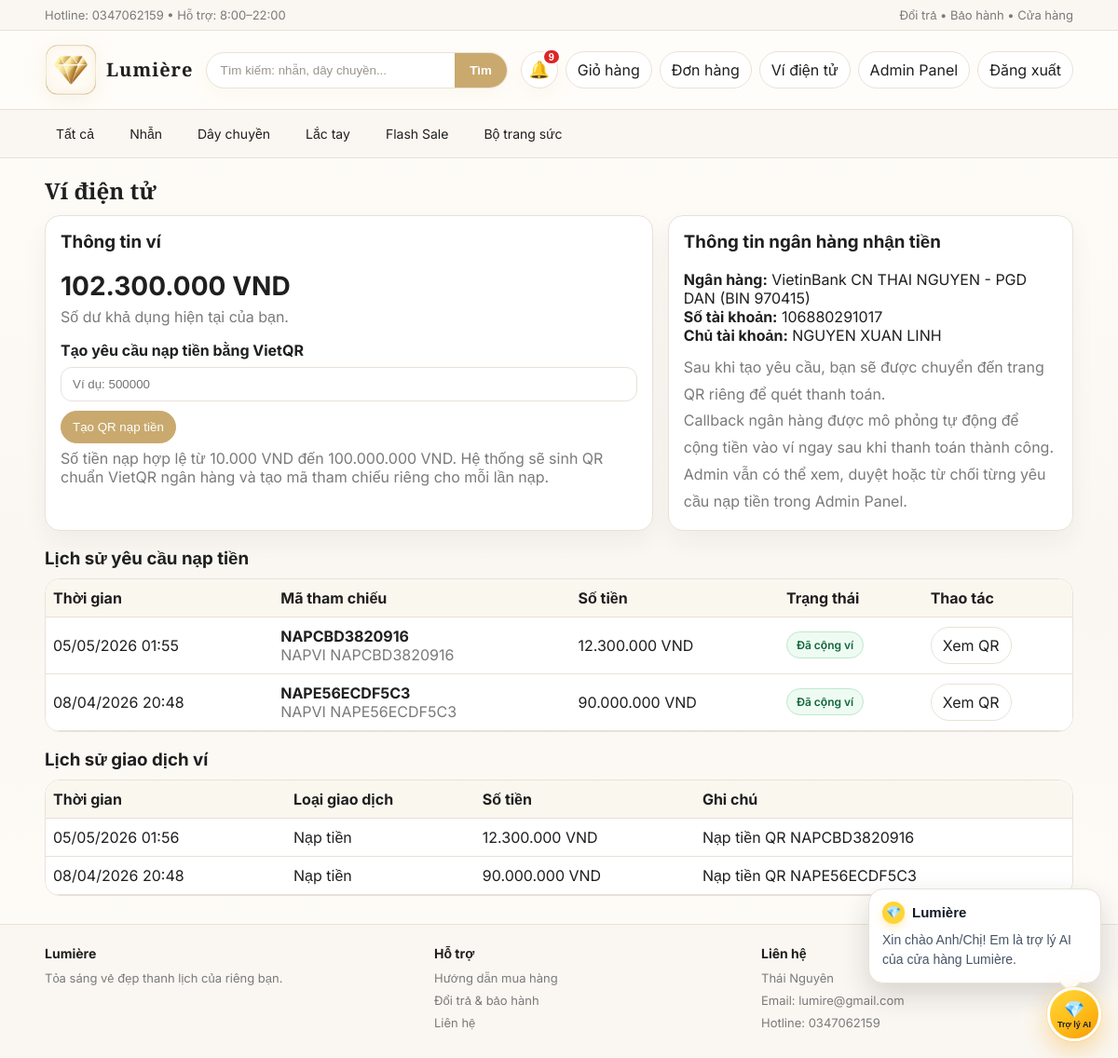
The app's page /vi-dien-tu/ (signed in) with its own data.
### shop/models.py (models this page shows, shortened)
class Wallet(models.Model):
    user = models.OneToOneField(User, on_delete=models.CASCADE, related_name="wallet")
    balance = models.IntegerField(default=0)
    updated_at = models.DateTimeField(auto_now=True)

class WalletTopUpRequest(models.Model):
    STATUS_CHOICES = [
        ("pending", "Chờ thanh toán"),
        ("paid", "Đã nhận callback"),
        ("approved", "Đã cộng ví"),
        ("rejected", "Từ chối"),
    ]
    wallet = models.ForeignKey(Wallet, on_delete=models.CASCADE, related_name="topup_requests")
    amount = models.IntegerField(default=0)
    reference = models.CharField(max_length=32, unique=True)
    transfer_note = models.CharField(max_length=64, default="", blank=True)
    qr_payload = models.TextField(blank=True, default="")
    status = models.CharField(max_length=20, choices=STATUS_CHOICES, default="pending")
    approved_by = models.ForeignKey(User, on_delete=models.SET_NULL, null=True, blank=True, related_name="approved_topups")
    rejected_reason = models.CharField(max_length=255, blank=True, default="")
    created_at = models.DateTimeField(auto_now_add=True)
    paid_at = models.DateTimeField(blank=True, null=True)
    approved_at = models.DateTimeField(blank=True, null=True)

class WalletTransaction(models.Model):
    TRANSACTION_TYPES = [
        ("deposit", "Nạp tiền"),
        ("payment", "Thanh toán đơn hàng"),
        ("refund", "Hoàn tiền"),
    ]
    wallet = models.ForeignKey(Wallet, on_delete=models.CASCADE, related_name="transactions")
    amount = models.IntegerField()
    transaction_type = models.CharField(max_length=20, choices=TRANSACTION_TYPES)
    order = models.ForeignKey("DonHang", on_delete=models.SET_NULL, null=True, blank=True, related_name="wallet_transactions")
    note = models.CharField(max_length=255, blank=True, default="")
    created_at = models.DateTimeField(auto_now_add=True)

### shop/views.py (the view)
# urls.py: path("vi-dien-tu/", views.wallet_view, name="wallet"),
@login_required
def wallet_view(request):
    wallet = get_or_create_wallet(request.user)
    transactions = WalletTransaction.objects.filter(wallet=wallet).select_related("order").order_by("-created_at", "-id")
    topups = WalletTopUpRequest.objects.filter(wallet=wallet).order_by("-created_at", "-id")[:10]
    return render(
        request,
        "wallet.html",
        {
            "wallet": wallet,
            "transactions": transactions,
            "topups": topups,
            "bank_info": get_bank_info(),
        },
    )

### shop/services.py (called while the page is built)
def get_or_create_wallet(user: User) -> Wallet:
    wallet, _ = Wallet.objects.get_or_create(user=user)
    return wallet

def get_bank_info() -> dict:
    return {
        "bank_bin": getattr(settings, "VIETQR_BANK_BIN", "970422"),
        "bank_name": getattr(settings, "VIETQR_BANK_NAME", "MB Bank"),
        "account_no": getattr(settings, "VIETQR_ACCOUNT_NO", "0123456789"),
        "account_name": getattr(settings, "VIETQR_ACCOUNT_NAME", "LUMIERE DEMO"),
        "city": getattr(settings, "VIETQR_CITY", "HA NOI"),
    }

### shop/templatetags/tien.py (called while the page is built)
@register.filter
def vnd(x):
    try:
        x = int(x)
        return f"{x:,}".replace(",", ".")
    except Exception:
        return x

### templates/wallet.html (shortened to what this page needs)
{% extends "base.html" %}
{% load tien %}
{% block content %}
<h2 style="font-family:'Cormorant Garamond',serif;margin:18px 0 10px;">Ví điện tử</h2>
<div class="split-2">
  <div class="card" style="padding:16px;">
    <h3 style="margin-top:0;">Thông tin ví</h3>
    <div style="font-size:28px;font-weight:700;margin:8px 0 6px;">{{ wallet.balance|vnd }} VND</div>
    <div class="muted">Số dư khả dụng hiện tại của bạn.</div>
    <form method="post" action="{% url 'wallet_deposit' %}" style="margin-top:16px;">
      <label for="amount"><b>Tạo yêu cầu nạp tiền bằng VietQR</b></label>
      <div style="display:flex;gap:10px;flex-wrap:wrap;margin-top:8px;">
        <input class="input" id="amount" name="amount" type="number" min="10000" max="100000000" step="1000" placeholder="Ví dụ: 500000">
        <button class="btn primary" type="submit">Tạo QR nạp tiền</button>
      </div>
      <div class="muted" style="margin-top:6px;">Số tiền nạp hợp lệ từ 10.000 VND đến 100.000.000 VND. Hệ thống sẽ sinh QR chuẩn VietQR ngân hàng và tạo mã tham chiếu riêng cho mỗi lần nạp.</div>
    </form>
  </div>
  <div class="card" style="padding:16px;">
    <h3 style="margin-top:0;">Thông tin ngân hàng nhận tiền</h3>
    <div><b>Ngân hàng:</b> {{ bank_info.bank_name }} (BIN {{ bank_info.bank_bin }})</div>
    <div><b>Số tài khoản:</b> {{ bank_info.account_no }}</div>
    <div><b>Chủ tài khoản:</b> {{ bank_info.account_name }}</div>
    <div class="muted" style="margin-top:10px;line-height:1.8;">
      Sau khi tạo yêu cầu, bạn sẽ được chuyển đến trang QR riêng để quét thanh toán.<br>
      Callback ngân hàng được mô phỏng tự động để cộng tiền vào ví ngay sau khi thanh toán thành công.<br>
      Admin vẫn có thể xem, duyệt hoặc từ chối từng yêu cầu nạp tiền trong Admin Panel.
    </div>
  </div>
</div>
<h3 style="margin:18px 0 10px;">Lịch sử yêu cầu nạp tiền</h3>
<div class="table-wrap">
  <table class="tbl">
    <tr style="background:#faf7ef;">
      <th>Thời gian</th>
      <th>Mã tham chiếu</th>
      <th>Số tiền</th>
      <th>Trạng thái</th>
      <th>Thao tác</th>
    </tr>
    {% for item in topups %}
    <tr>
      <td>{{ item.created_at|date:"d/m/Y H:i" }}</td>
      <td>
        <b>{{ item.reference }}</b>
        <div class="muted">{{ item.transfer_note }}</div>
      </td>
      <td>{{ item.amount|vnd }} VND</td>
      <td><span class="status status-{{ item.status }}">{{ item.get_status_display }}</span></td>
      <td><a class="btn" href="{% url 'wallet_topup_detail' item.id %}">Xem QR</a></td>
    </tr>
    {% empty %}
    <tr><td colspan="5" class="muted" style="padding:14px;">Chưa có yêu cầu nạp tiền nào.</td></tr>
    {% endfor %}
  </table>
</div>
<h3 style="margin:18px 0 10px;">Lịch sử giao dịch ví</h3>
<div class="table-wrap">
  <table class="tbl">
    <tr style="background:#faf7ef;">
      <th>Thời gian</th>
      <th>Loại giao dịch</th>
      <th>Số tiền</th>
      <th>Ghi chú</th>
    </tr>
    {% for t in transactions %}
    <tr>
      <td>{{ t.created_at|date:"d/m/Y H:i" }}</td>
      <td>{{ t.get_transaction_type_display }}</td>
      <td>{{ t.amount|vnd }} VND</td>
      <td>
        {{ t.note|default:"-" }}
      </td>
    </tr>
    {% empty %}
    <tr><td colspan="4" class="muted" style="padding:14px;">Chưa có giao dịch nào.</td></tr>
    {% endfor %}
  </table>
</div>
{% endblock %}

### static/style.css (style rules this page uses)
:root { --bg:#FFFDF9;--bg-soft:#FAF7F2;--card:#ffffff;--text:#1F1F1F;--muted:#7A7A7A;--line:#E9E1D8;--gold:#C9A96E;--rose:#D8A7B1;--dark:#1F1F1F;--success-bg:#f3fbf6;--success-line:#cae7d3;--success-text:#256642;--error-bg:#fff5f6;--error-line:#f2d6db;--error-text:#8b3b4b;--warning-bg:#fffaf1;--warning-line:#ead7b4;--warning-text:#8a6531;--info-bg:#f7f4fb;--info-line:#e4d8ed;--info-text:#6e5b76; }
* { box-sizing:border-box; }
body { margin:0;background:linear-gradient(180deg,#FFFDF9 0%,var(--bg-soft) 55%,#FFFDF9 100%);color:var(--text);font-family:"Inter",Arial,sans-serif; }
a { color:inherit;text-decoration:none; }
.btn { display:inline-block;padding:9px 12px;border:1px solid var(--line);border-radius:999px;background:#fff;transition:all .18s ease;cursor:pointer;color:var(--text); }
.btn.primary { background:var(--gold);color:#fff;border-color:var(--gold); }
.card { background:var(--card);border:1px solid var(--line);border-radius:16px;overflow:hidden;box-shadow:0 12px 26px rgba(31,31,31,.05); }
.input,input[type="text"],input[type="number"],input[type="password"],input[type="email"],select,textarea { width:100%;max-width:100%;padding:10px 12px;border-radius:12px;border:1px solid var(--line);background:#fff; }
.table-wrap { overflow:auto;background:#fff;border:1px solid var(--line);border-radius:16px; }
.split-2 { display:grid;grid-template-columns:1.2fr .8fr;gap:16px; }
.muted { color:var(--muted); }
.status { display:inline-flex;align-items:center;justify-content:center;padding:6px 10px;border-radius:999px;font-size:12px;font-weight:600;border:1px solid transparent;white-space:nowrap; }
.status-approved,.status-active,.status-admin { background:#eefbf2;border-color:#bfe7cc;color:#10673a; }
.tbl { width:100%;border-collapse:collapse;min-width:720px;background:#fff; }
.tbl th,.tbl td { border-bottom:1px solid var(--line);padding:10px 8px;text-align:left;vertical-align:middle; }

### records on screen
Wallet: balance|vnd "102.300.000"
WalletTopUpRequest: created_at "05/05/2026 01:55", reference "NAPCBD3820916", transfer_note "NAPVI NAPCBD3820916", amount|vnd "12.300.000", status "Đã cộng ví"
WalletTopUpRequest: created_at "08/04/2026 20:48", reference "NAPE56ECDF5C3", transfer_note "NAPVI NAPE56ECDF5C3", amount|vnd "90.000.000", status "Đã cộng ví"
WalletTransaction: created_at "05/05/2026 01:56", transaction_type "Nạp tiền", amount|vnd "12.300.000", note "Nạp tiền QR NAPCBD3820916"
WalletTransaction: created_at "08/04/2026 20:48", transaction_type "Nạp tiền", amount|vnd "90.000.000", note "Nạp tiền QR NAPE56ECDF5C3"

### other values on screen
{{ bank_info.bank_name }} "VietinBank CN THAI NGUYEN - PGD DAN"
{{ bank_info.bank_bin }} "970415"
{{ bank_info.account_no }} "106880291017"
{{ bank_info.account_name }} "NGUYEN XUAN LINH"
